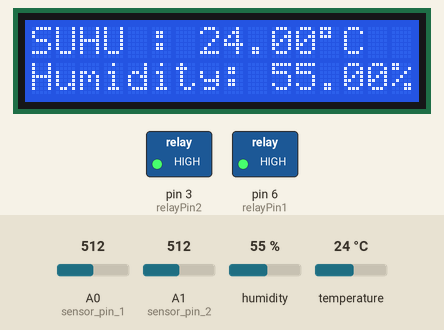
Bench run of a sketch on a simulated Arduino Uno, built with avr-gcc and run on an emulated ATmega328P. Parts: 16×2 character LCD, switched loads named in the sketch (green lamp = pin HIGH). Inputs (shaded band) come from the test bench; at power-on: A1 (sensor_pin_2) = 512, A0 (sensor_pin_1) = 512, humidity 55 %, temperature 24 °C.

Above: at 2.6 s.
2.7 s: A1 (sensor_pin_2) set to 687
At 4.9 s:
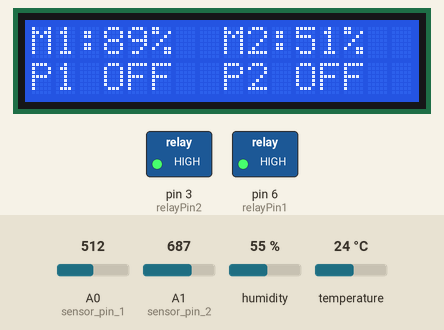
12.6 s: A1 (sensor_pin_2) set to 710
At 16.4 s:
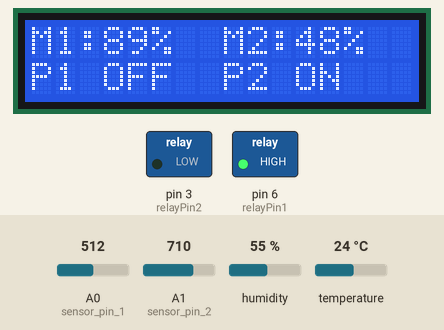
21.5 s: A0 (sensor_pin_1) set to 727
At 24.9 s:
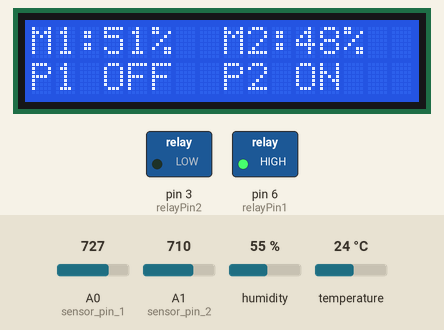
27.5 s: A0 (sensor_pin_1) set to 746
At 29.1 s:
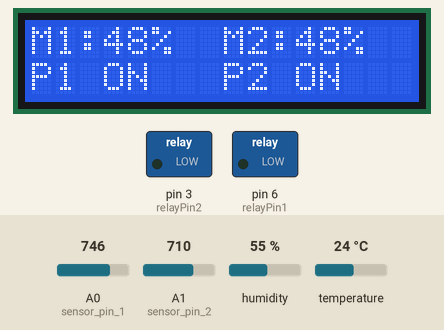
35.5 s: A1 (sensor_pin_2) set to 306
At 36.5 s:
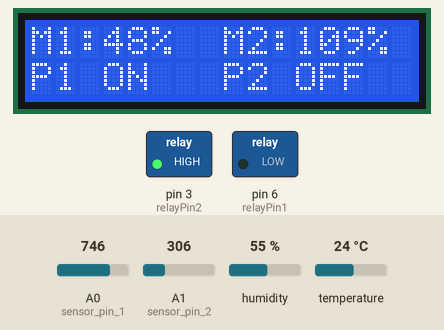
43.5 s: humidity set to 22 %
At 47.4 s:
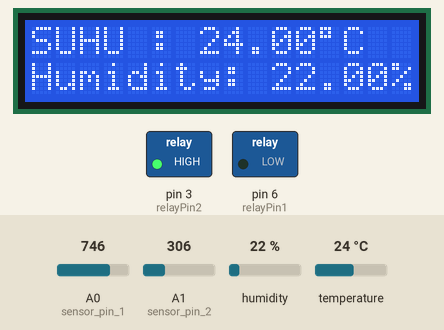
Timing chart, 0 to 48.9 s (numbered marks = the images above; inputs shaded):
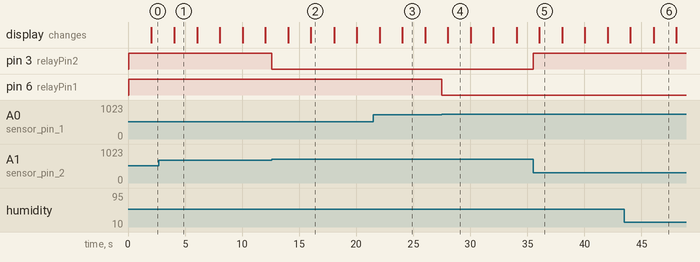

Measured:
- the behaviour switches between 697 and 698 on A1 (sensor_pin_2) (found by bisection; images 1 and 2)
- the behaviour switches between 737 and 738 on A0 (sensor_pin_1) (found by bisection; images 3 and 4)
- after the input at 2.7 s, the display: changes after 1.3 s (image 1)
- after the input at 12.6 s, pin 3 (relayPin2): HIGH → LOW at once; the display: first differs from a run without the input after 3.4 s (image 2)
- after the input at 21.5 s, the display: first differs from a run without the input after 2.5 s (image 3)
- after the input at 27.5 s, pin 6 (relayPin1): HIGH → LOW at once; the display: changes after 0.53 s (image 4)
- after the input at 35.5 s, pin 3 (relayPin2): LOW → HIGH at once; the display: changes after 0.53 s (image 5)
- after the input at 43.5 s, the display: first differs from a run without the input after 2.6 s (image 6)

The sketch:

PutS_PumpC.ino
```cpp
#include <DHT.h>
#include <LCD_I2C.h>
///plesee ilang
#define DHTTYPE DHT11
#define DHTPIN 5
DHT dht(DHTPIN, DHTTYPE);
int sensor_pin_1 = A0; // Soil Sensor input at Analog PIN A0
int sensor_pin_2 = A1;
int output_value_1;
int output_value_2;
int relayPin1 = 6;
int relayPin2 = 3;
//float humid;
//float temp;

LCD_I2C lcd(0x27, 16, 2);

//two point callib

#define callib //uncomment this for using your own calibration data (edit from line 22 to 31, replace it with you own data)

#ifdef callib //tjis value will only used if line 20 is uncommented
  #define mc1_raw_U 1024 //raw value when mc1_value_U is readed, for example, if the soil moisture is 0%, the raw value usually arround 1000
  #define mc1_raw_D 450
  #define mc1_value_U 0 //moisture content in percent
  #define mc1_value_D 100

  #define mc2_raw_U 1024
  #define mc2_raw_D 370
  #define mc2_value_U 0
  #define mc2_value_D 100

#else
  #define mc1_raw_U 1024
  #define mc1_raw_D 450
  #define mc1_value_U 0
  #define mc1_value_D 100

  #define mc2_raw_U 1024
  #define mc2_raw_D 450
  #define mc2_value_U 0
  #define mc2_value_D 100
#endif

//void-voidan
// void dht_data(){ //uncomment this if only dht data update needed
//   float humid = dht.readHumidity();
//   float temp = dht.readTemperature();
// }

void dht_data_lcd(){
  float humid = dht.readHumidity();
  float temp = dht.readTemperature();
  lcd.clear();
  lcd.setCursor(0,0);
  lcd.print("SUHU : ");
  lcd.print(temp);
  lcd.print((char)223);
  lcd.print("C");

  lcd.setCursor(0,1);
  lcd.print("Humidity: ");
  lcd.print(humid);
  lcd.print("%");
}

void mc_data_exc(){
  output_value_1 = map(analogRead(sensor_pin_1),mc1_raw_U,mc1_raw_D,mc1_value_U,mc1_value_D);
  if(output_value_1<50){
    digitalWrite(relayPin1, LOW);
    if(output_value_1<2){
      digitalWrite(relayPin1, HIGH);
    }
  }
  else{
    digitalWrite(relayPin1, HIGH);
  }

  output_value_2 = map(analogRead(sensor_pin_2),mc2_raw_U,mc2_raw_D,mc2_value_U,mc2_value_D);
  if(output_value_2<50){
    digitalWrite(relayPin2, LOW);
    if(output_value_2<2){
      digitalWrite(relayPin2, HIGH);
    }
  }
  else{
    digitalWrite(relayPin2, HIGH);
  }

}

void mc_lcd(){
  lcd.clear();

  lcd.setCursor(0,0);
  lcd.print("M1:");
  lcd.print(output_value_1);
  lcd.print("% ");

  lcd.setCursor(0,1);
  if(output_value_1<50){
    lcd.print("P1 ON");
  }
  else {
    lcd.print("P1 OFF");
  }

  lcd.setCursor(8,0); // set placement for 2nd motor in LCD, since it 16char with 2 line, so set to (8,0)
  lcd.print("M2:");
  lcd.print(output_value_2);
  lcd.print("% ");

  lcd.setCursor(8,1); // set placement for 2nd motor in LCD
  if(output_value_2<50){
    digitalWrite(relayPin2, LOW);
    lcd.print("P2 ON");
  }
  else {
    digitalWrite(relayPin2, HIGH);
    lcd.print("P2 OFF");
  }

}

void setup(){
  lcd.begin();
  Serial.begin(9600);
  lcd.backlight();
  pinMode(sensor_pin_1, INPUT);
  pinMode(relayPin1, OUTPUT);
  digitalWrite(relayPin1, HIGH);
  pinMode(sensor_pin_2, INPUT);
  pinMode(relayPin2, OUTPUT);
  digitalWrite(relayPin2, HIGH);
  dht.begin();
}

void loop(){
  mc_data_exc();
//  dht_data();

  if(millis()%2000==0){
    if(millis()%4000==0){
      mc_lcd();
    }
    else{
      dht_data_lcd();
    }
  }
//  delay(200);
}
```
